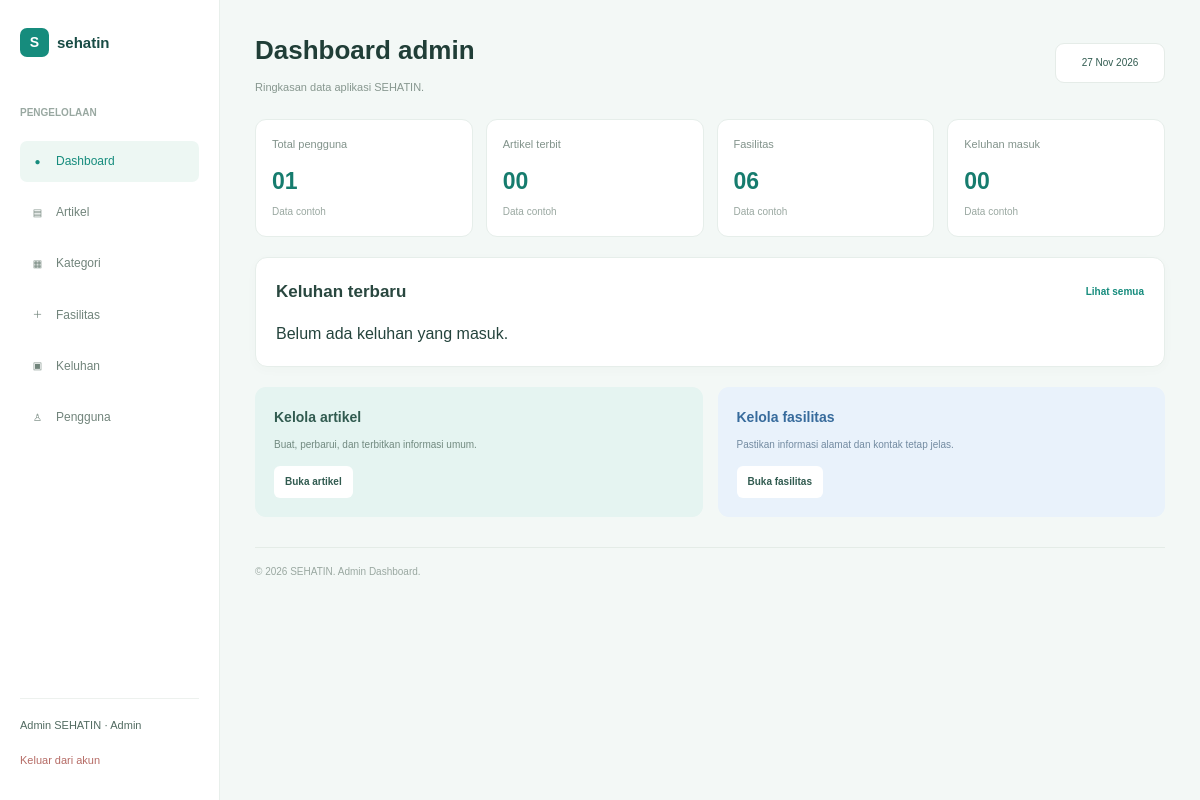
/admin/dashboard.php (signed in), run on an earlier commit of the app's database.
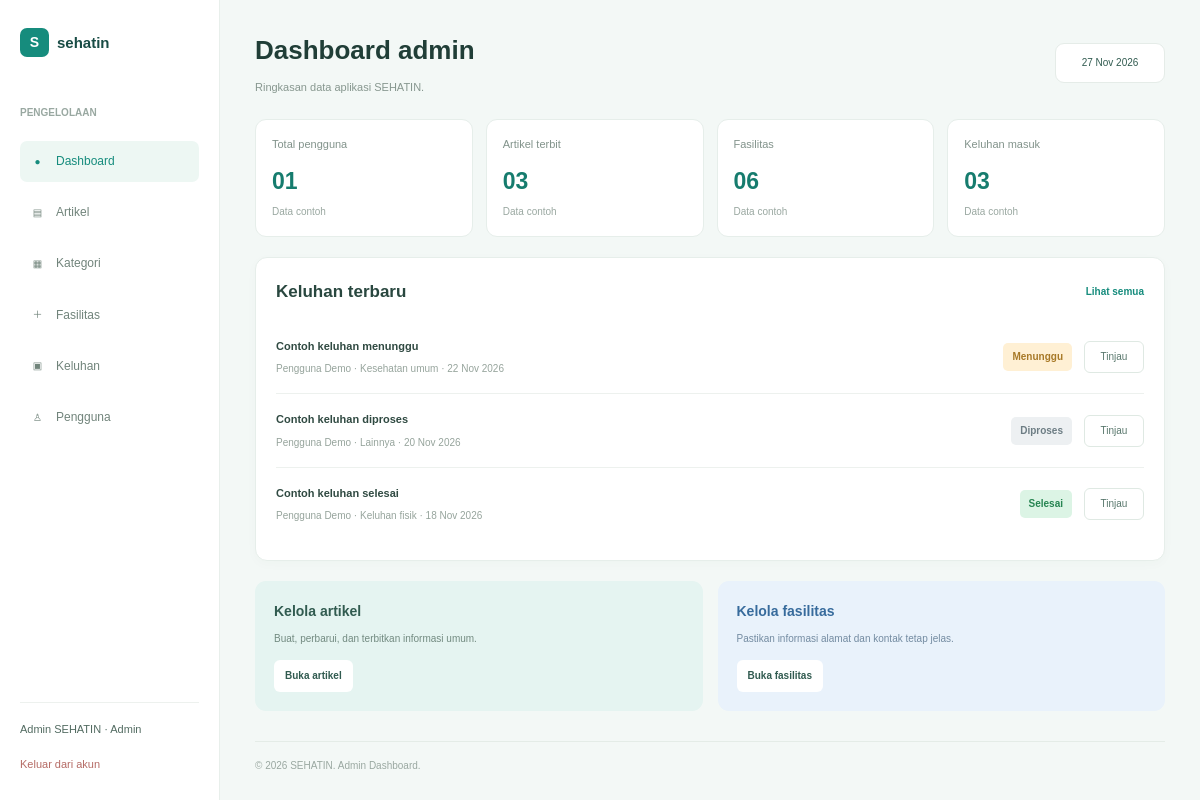
And on a later commit of the database.
### tables this page shows
CREATE TABLE IF NOT EXISTS complaints (
    id INT AUTO_INCREMENT PRIMARY KEY,
    user_id INT NOT NULL,
    category_id INT NOT NULL,
    title VARCHAR(150) NOT NULL,
    description TEXT NOT NULL,
    status ENUM('Menunggu', 'Diproses', 'Selesai')
        NOT NULL DEFAULT 'Menunggu',
    admin_note TEXT NULL,
    created_at DATETIME NOT NULL DEFAULT CURRENT_TIMESTAMP,
    updated_at DATETIME NULL,

    CONSTRAINT fk_complaints_user
        FOREIGN KEY (user_id)
        REFERENCES users(id)
        ON UPDATE CASCADE ON DELETE RESTRICT,

    CONSTRAINT fk_complaints_category
        FOREIGN KEY (category_id)
        REFERENCES complaint_categories(id)
        ON UPDATE CASCADE ON DELETE RESTRICT
);

CREATE TABLE IF NOT EXISTS users (
    id INT AUTO_INCREMENT PRIMARY KEY,
    name VARCHAR(100) NOT NULL,
    email VARCHAR(150) NOT NULL UNIQUE,
    password VARCHAR(255) NOT NULL,
    role ENUM('user', 'admin') NOT NULL DEFAULT 'user',
    created_at DATETIME NOT NULL DEFAULT CURRENT_TIMESTAMP,
    updated_at DATETIME NULL
);

CREATE TABLE IF NOT EXISTS complaint_categories (
    id INT AUTO_INCREMENT PRIMARY KEY,
    name VARCHAR(100) NOT NULL UNIQUE
);

### admin/dashboard.php (the view, shortened to what the changed rows need)
<?php
require_once __DIR__ . "/../config/database.php";
$totalUsers = 0;
$totalArticles = 0;
$totalFacilities = 0;
$totalComplaints = 0;
$recentComplaints = [];
$sqlStats = "SELECT
    (SELECT COUNT(*) FROM users WHERE role = 'user') AS total_users,
    (SELECT COUNT(*) FROM articles WHERE status = 'published') AS total_articles,
    (SELECT COUNT(*) FROM facilities) AS total_facilities,
    (SELECT COUNT(*) FROM complaints) AS total_complaints";
$resultStats = $conn->query($sqlStats);
if ($resultStats) {
    $stats = $resultStats->fetch_assoc();
    $totalUsers = (int) $stats['total_users'];
    $totalArticles = (int) $stats['total_articles'];
    $totalFacilities = (int) $stats['total_facilities'];
    $totalComplaints = (int) $stats['total_complaints'];
}
$sqlComplaints = "SELECT
    c.id,
    c.title,
    u.name AS user_name,
    cc.name AS category,
    DATE_FORMAT(c.created_at, '%d %b %Y') AS date,
    c.status
FROM complaints c
JOIN users u ON c.user_id = u.id
JOIN complaint_categories cc ON c.category_id = cc.id
ORDER BY c.created_at DESC
LIMIT 5";
$resultComplaints = $conn->query($sqlComplaints);
if ($resultComplaints) {
    while ($row = $resultComplaints->fetch_assoc()) {
        $recentComplaints[] = [
            'id' => $row['id'],
            'title' => $row['title'],
            'user' => $row['user_name'],
            'category' => $row['category'],
            'date' => $row['date'],
            'status' => $row['status']
        ];
    }
}
function e($value)
{
    return htmlspecialchars(
        (string) $value,
        ENT_QUOTES,
        'UTF-8'
    );
}
function adminStatusClass($status)
{
    if ($status === 'Menunggu') {
        return 'admin-waiting';
    }
    if ($status === 'Diproses') {
        return 'admin-processing';
    }
    return 'admin-completed';
}
?>
<!DOCTYPE html>
<html lang="id">
<head>
    <link rel="stylesheet" href="../assets/css/reset.css">
    <link rel="stylesheet" href="../assets/css/style.css">
    <link rel="stylesheet" href="../assets/css/admin-dashboard.css">
</head>
<body class="admin-dashboard-page">
    <div class="admin-layout">
        <main class="admin-main">
            <header class="admin-header">
                <div>
                    <h1>Dashboard admin</h1>
                </div>
            </header>
            <section class="admin-statistics">
                <article class="admin-stat-card">
                    <h2><?= sprintf('%02d', $totalUsers) ?></h2>
                </article>
                <article class="admin-stat-card">
                    <span>Artikel terbit</span>
                    <h2><?= sprintf('%02d', $totalArticles) ?></h2>
                    <p>Data contoh</p>
                </article>
                <article class="admin-stat-card">
                    <h2><?= sprintf('%02d', $totalFacilities) ?></h2>
                </article>
                <article class="admin-stat-card">
                    <span>Keluhan masuk</span>
                    <h2><?= sprintf('%02d', $totalComplaints) ?></h2>
                    <p>Data contoh</p>
                </article>
            </section>
            <section class="admin-recent-card">
                <div class="admin-section-heading">
                    <h2>Keluhan terbaru</h2>
                </div>
                <div class="admin-complaint-list">
                    <?php if (empty($recentComplaints)): ?>
                        <p>Belum ada keluhan yang masuk.</p>
                    <?php else: ?>
                        <?php foreach ($recentComplaints as $complaint): ?>
                        <article class="admin-complaint-row">
                            <div class="admin-complaint-info">
                                <strong>
                                    <?= e($complaint['title']) ?>
                                </strong>
                                <p>
                                    <?= e($complaint['user']) ?>
                                    <span>·</span>
                                    <?= e($complaint['category']) ?>
                                    <span>·</span>
                                    <?= e($complaint['date']) ?>
                                </p>
                            </div>
                            <span class="admin-status <?= adminStatusClass($complaint['status']) ?>">
                                <?= e($complaint['status']) ?>
                            </span>
                            <a href="complaints/detail.php?id=<?= (int) $complaint['id'] ?>" class="admin-review-button">
                                Tinjau
                            </a>
                        </article>
                        <?php endforeach; ?>
                    <?php endif; ?>
                </div>
            </section>
            <section class="admin-management-grid">
                <article class="admin-management-card article-management">
                    <h2>Kelola artikel</h2>
                </article>
                <article class="admin-management-card facility-management">
                    <h2>Kelola fasilitas</h2>
                </article>
            </section>
        </main>
    </div>
</body>
</html>

What changed in the data, as far as the page shows it:
added complaints: title "Contoh keluhan menunggu", user.name "Pengguna Demo", category.name "Kesehatan umum", date "22 Nov 2026", status "Menunggu"
added complaints: title "Contoh keluhan diproses", user.name "Pengguna Demo", category.name "Lainnya", date "20 Nov 2026", status "Diproses"
added complaints: title "Contoh keluhan selesai", user.name "Pengguna Demo", category.name "Keluhan fisik", date "18 Nov 2026", status "Selesai"
Also different on the page:
$totalArticles: "00" → "03"
$totalComplaints: "00" → "03"
text no longer shown: "Belum ada keluhan yang masuk."
